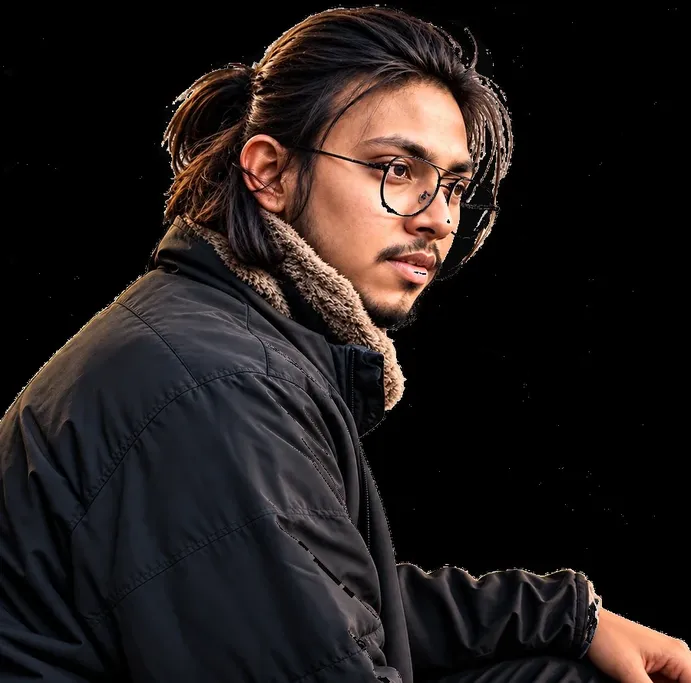
#> input picture isolate/portrait-new.webp, 691 x 683 px, shrunk from 900 x 890 before the run, found by its file name
$ python portrait-clean.py
#> lines starting #> are read from the running program, lines starting #| are printed output that depends on the picture; after the words box and inside, x2 and y2 are one past the last pixel; in counts of white or black regions, pixels touching at a corner belong together
from PIL import Image
import numpy as np
from scipy import ndimage

INK = np.array([8.0, 8.0, 8.0])


def detect(rgb, alpha, dark_radius=14):
    lum = 0.2126 * rgb[..., 0] + 0.7152 * rgb[..., 1] + 0.0722 * rgb[..., 2]
    sat = rgb.max(2) - rgb.min(2)
    bright = (lum > 150) & (sat < 28) & (alpha > 0.4)
    # "visually black": true black, or a transparent pixel compositing on black
    dark = (lum < 40) | (alpha < 0.5)
    dark_dil = ndimage.binary_dilation(dark, iterations=dark_radius)
    return lum, sat, bright, dark_dil


def artifact_mask(rgb, alpha):
    lum, sat, bright, dark_dil = detect(rgb, alpha)
    remove = np.zeros_like(bright)
    lbl, n = ndimage.label(bright)
    if n == 0:
        return remove, np.zeros_like(bright), lum
    sizes = ndimage.sum(bright, lbl, range(1, n + 1))
    for cid in range(1, n + 1):
        px = lbl == cid
        size = int(sizes[cid - 1])
        vals = lum[px]
        mean, std = float(vals.mean()), float(vals.std())
        adjacency = float((dark_dil & px).sum()) / size
        # checkerboard cells: uniform near-white fill or strongly bounded by black
        if size >= 40 and (adjacency >= 0.30 or (std < 12 and mean > 175)):
            remove |= px
        elif size >= 10 and adjacency >= 0.55:
            remove |= px  # slivers left at cell edges
    # partially keyed grey edges around the removed cells
    grey = (lum > 90) & (lum < 156) & (sat < 26) & (alpha > 0.2)
    halo = grey & ndimage.binary_dilation(remove, iterations=6)
    return remove, halo, lum


def clean_flat(path, out):
#> called with path = 'public/portrait-new.webp', out = 'public/portrait-new.webp'
    a = np.asarray(Image.open(path).convert("RGB")).astype(np.float32)
    alpha = np.ones(a.shape[:2], dtype=np.float32)
    total = 0
    for _ in range(4):
        remove, halo, _ = artifact_mask(a, alpha)
        bad = remove | halo
        before = int(bad.sum())
        if before < 150:
            break
        total += before
        a[bad] = INK
#> this loop made 2 passes
#> (n in artifact_mask, before, total) on pass 1: (353, 211, 211)
#> (n in artifact_mask, before) on pass 2: (343, 0)
#> pass 1, in detect, `bright = (lum > 150) & (sat < 28) & (alpha > 0.4)`:
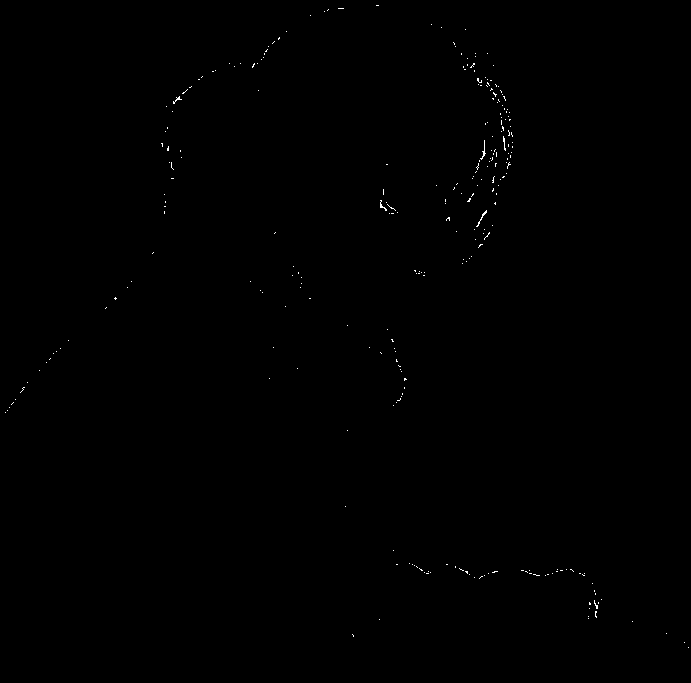
#> bright: shape (683, 691) bool; 0.16% white in thin lines or dots
#> after the loop:
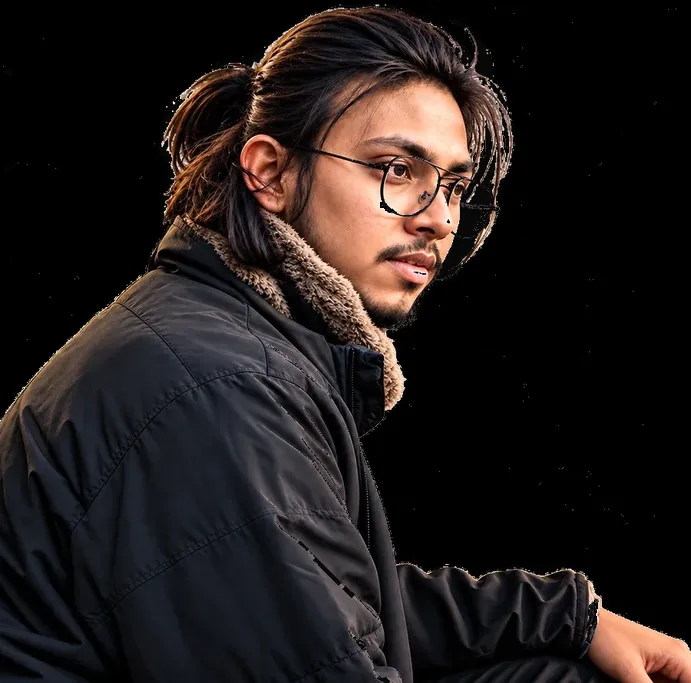
#> a: shape (683, 691, 3) float32; mean R, G, B 34.4, 27.8, 26.6
#> after the loop, total = 211
    a[(a.max(2) - a.min(2) < 20) & (a[..., 0] > 150)] = INK  # neutral-white dust
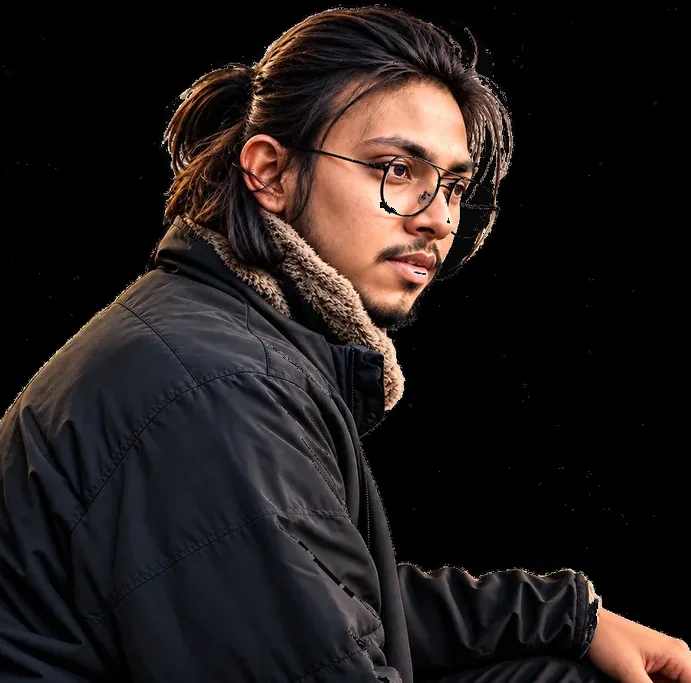
#> a: shape (683, 691, 3) float32; 0.08% of pixels changed, all inside (x1, y1, x2, y2) = (7, 5, 685, 642)
    Image.fromarray(np.clip(a, 0, 255).astype(np.uint8), "RGB").save(out, "WEBP", quality=88, method=6)
    print(f"{path}: removed {total} px ({round(total / bad.size * 100, 2)}%) -> {out}")
#| public/portrait-new.webp: removed 211 px (0.04%) -> public/portrait-new.webp


def clean_alpha(path, out):
#> called with path = 'public/portrait.webp', out = 'public/portrait.webp'
    im = Image.open(path).convert("RGBA")
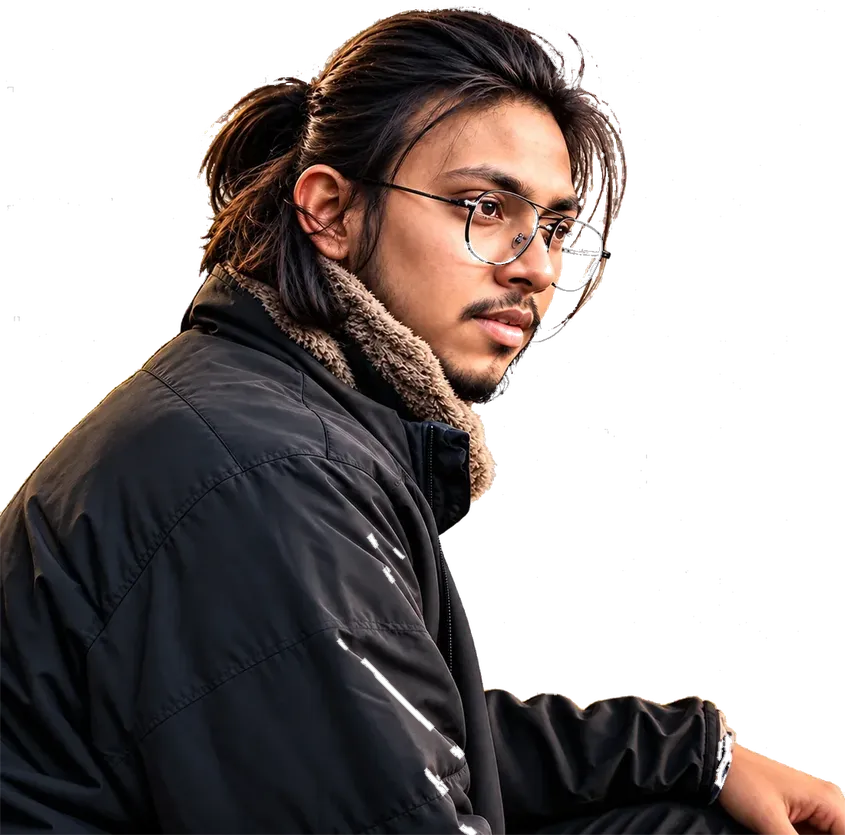
#> input picture isolate/portrait.webp, 845 x 835 px, shrunk from 1100 x 1088 before the run, found by its file name
#> im is the input picture: PIL image 845x835 RGBA; mean R, G, B, A 43, 36.2, 34.8, 135.5
    a = np.asarray(im).astype(np.float32)
#> a: shape (835, 845, 4) float32
    rgb, alpha = a[..., :3].copy(), a[..., 3] / 255.0
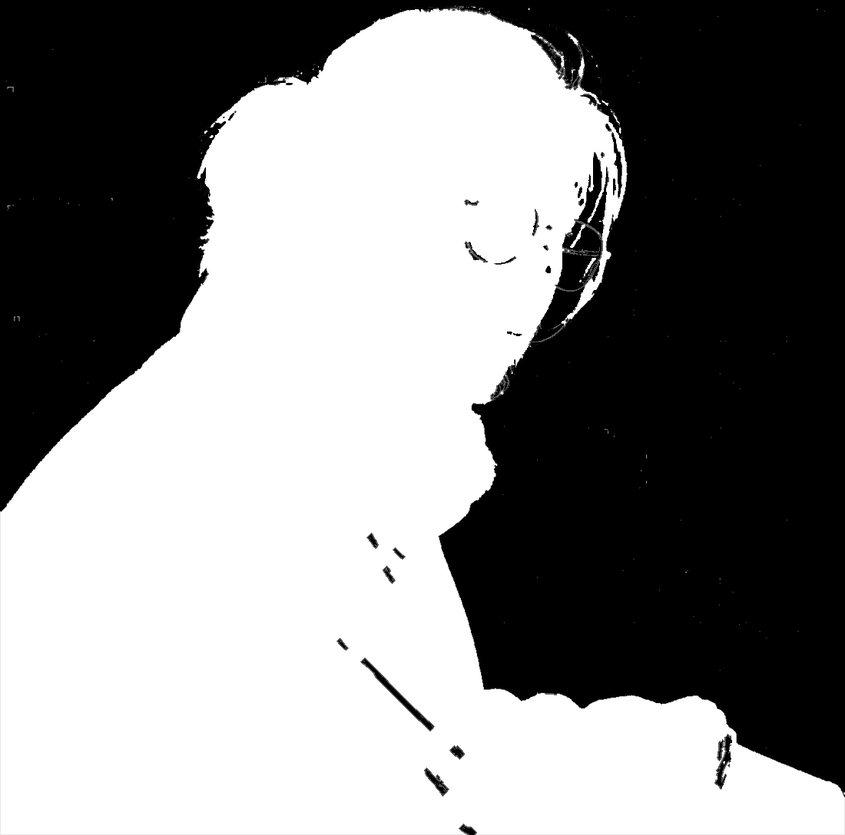
#> alpha: shape (835, 845) float32; min 0, max 1, mean 0.531
    total = 0
    for _ in range(4):
        remove, halo, _ = artifact_mask(rgb, alpha)
        bad = remove | halo
        before = int(bad.sum())
        if before < 150:
            break
        total += before
        alpha[bad] = 0.0
        # soften the cut: fade alpha over a 2px ring around the removed cells
        ring = ~bad & (alpha > 0) & ndimage.binary_dilation(bad, iterations=2)
        grey2 = np.abs(rgb.max(2) - rgb.min(2)) < 30
        alpha[ring & grey2] *= 0.35
#> this loop made 1 pass
#> (n in artifact_mask, before) on pass 1: (541, 47)
#> pass 1, in detect (call 3), `dark = (lum < 40) | (alpha < 0.5)`:
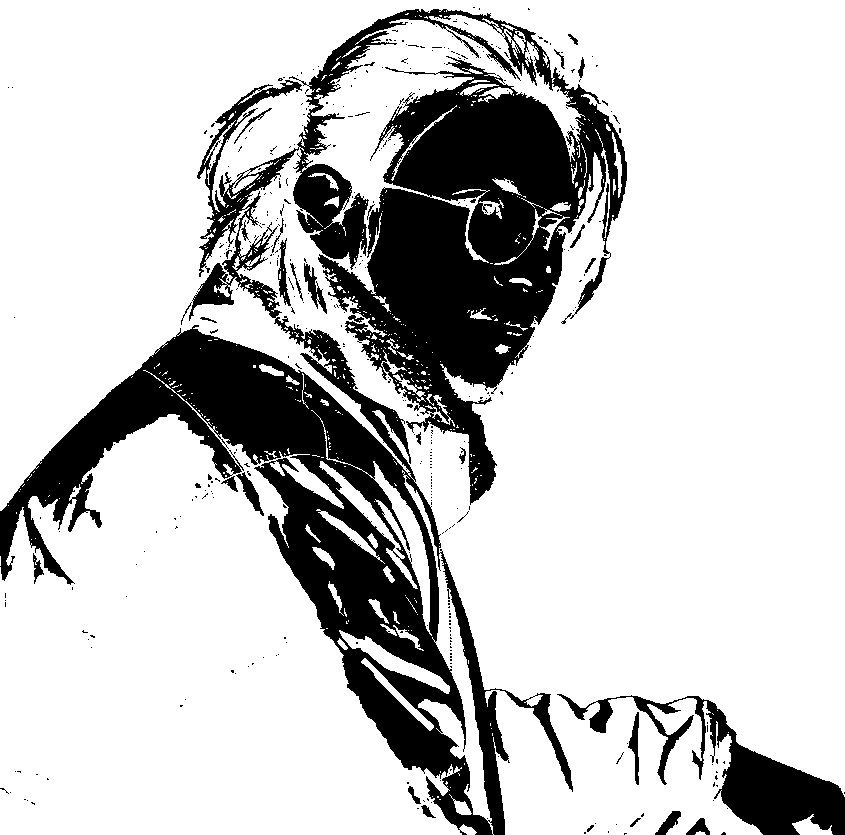
#> dark: shape (835, 845) bool; 78% white; 408 black regions (375 under 20 px), largest, box (x1, y1, x2, y2) and area: (0, 9, 627, 835) 140107, (557, 694, 845, 835) 10310, (304, 263, 327, 314) 411
#> after the loop:
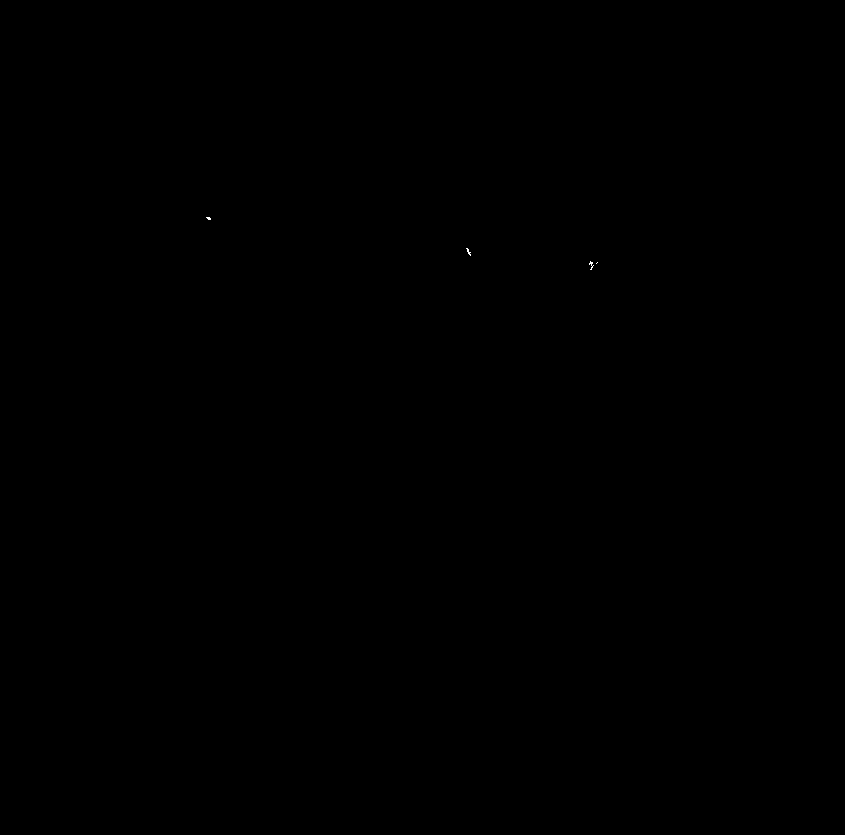
#> bad: shape (835, 845) bool; 0.01% white in thin lines or dots, all inside (x1, y1, x2, y2) = (206, 217, 598, 270)
#> after the loop, total = 0
    Image.fromarray(np.clip(np.dstack([rgb, (alpha * 255).astype(np.float32)]), 0, 255).astype(np.uint8), "RGBA").save(out, "WEBP", quality=84, method=6)
    print(f"{path}: cleared {total} px ({round(total / bad.size * 100, 2)}%) -> {out}")
#| public/portrait.webp: cleared 0 px (0.0%) -> public/portrait.webp


clean_flat("public/portrait-new.webp", "public/portrait-new.webp")
clean_alpha("public/portrait.webp", "public/portrait.webp")
Image.open("public/portrait.webp").convert("RGBA").save("public/portrait.png", optimize=True)
print("public/portrait.png regenerated from cleaned portrait.webp")
